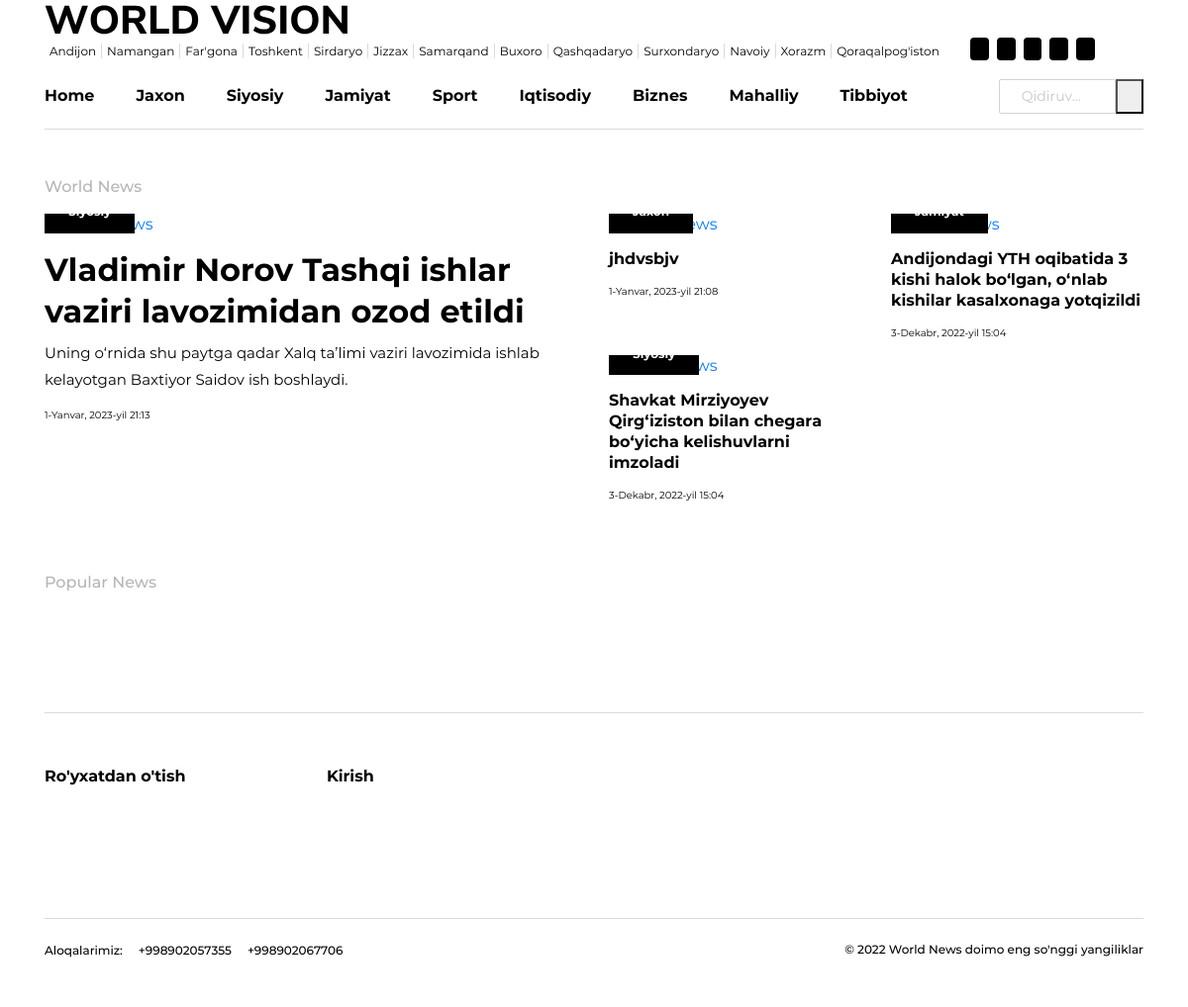
Screenshot of /region/1/ with the database file from the repository.
### dashboard/models.py (models this page shows, shortened)
class Region(models.Model):
    name = models.CharField(max_length=255)

class Category(models.Model):
    name = models.CharField(max_length=255)

class News(models.Model):
    title = models.CharField(max_length=255)
    text = models.TextField()
    mini_text = models.TextField()
    img = models.ManyToManyField(Newsphoto,blank=True)
    region = models.ForeignKey(Region,on_delete=models.CASCADE ,null=True,blank=True)
    category = models.ForeignKey(Category,on_delete=models.CASCADE)
    user = models.ForeignKey(User, on_delete=models.CASCADE)
    created = models.DateTimeField(auto_now_add=True)
    updated = models.DateTimeField(auto_now=True)
    is_active = models.BooleanField(default=True)

### front/views.py (the view)
# urls.py: path('region/<int:pk>/', region_view, name='region_url'),
def region_view(request,pk):
    region = Region.objects.get(pk=pk)
    context = {
        'category': Category.objects.all(),
        'region': Region.objects.all(),
        'news_banner': News.objects.filter(region=region).order_by('-id')[:1],
        'news_four': News.objects.filter(region=region).order_by('-id')[1:4],
        'news': News.objects.filter(region=region).order_by('-id')[4:],
    }
    return render(request, 'front/region.html', context)

### templates/front/region.html (shortened to what this page needs)
{% extends 'front/base.html' %}
  {% block content %}
      <div class="container">
        <div class="row">
          <div class="col-sm-12">
            <h5 class="text-muted font-weight-medium mb-3">World News</h5>
          </div>
        </div>
        <div class="row">
          {% for i in news_banner %}
          <div class="col-lg-6  mb-5 mb-sm-2">
            <div class="position-relative image-hover">
              <a href="{% url 'blog_detail_url' i.pk %}"> <img
              /></a>
              <span class="thumb-title">{{ i.category.name }}</span>
            </div>
            <h1 class="font-weight-600 mt-3">
              {{ i.title }}
            </h1>
            <p class="fs-15 font-weight-normal">
              {{ i.mini_text }}
            </p>
            <p class="text-color m-0 d-flex align-items-center">
                  <span class="fs-10 mr-1">{{ i.updated }}</span><br>
            </p>
          </div>
          {% endfor %}
          <div class="col-lg-6  mb-5 mb-sm-2">
            <div class="row">
              {% for i in news_four %}
              <div class="col-sm-6  mb-5 mb-sm-2">
                <div class="position-relative image-hover">
                  <a href="{% url 'blog_detail_url' i.pk %}"><img
                  /></a>
                  <span class="thumb-title">{{ i.category.name }}</span>
                </div>
                <h5 class="font-weight-600 mt-3">
                  {{ i.title }}
                </h5>
                <p class="text-color m-0 d-flex align-items-center">
                  <span class="fs-10 mr-1">{{ i.updated }}</span><br>
                </p>
              </div>
              {% endfor %}
            </div>
          </div>
        </div>
        <div class="row mt-5">
          <div class="col-sm-12">
            <h5 class="text-muted font-weight-medium mb-3">Popular News</h5>
          </div>
        </div>
      </div>
    </div>
  {% endblock %}

### templates/front/base.html (shortened to what this page needs)
{% load static %}
<!DOCTYPE html>
<html lang="zxx">
  <head>
    <link
      rel="stylesheet"
      href="{% static 'assets/vendors/mdi/css/materialdesignicons.min.css' %}"
    />
    <link rel="stylesheet" href="{% static 'assets/vendors/aos/dist/aos.css/aos.css' %}" />
    <link
      rel="stylesheet"
      href="{% static 'assets/vendors/owl.carousel/dist/assets/owl.carousel.min.css' %}"
    />
    <link
      rel="stylesheet"
      href="{% static 'assets/vendors/owl.carousel/dist/assets/owl.theme.default.min.css' %}"
    />
    <link rel="stylesheet" href="{% static 'assets/css/style.css' %}">
  </head>
  <body>
    <div class="container-scroller">
      <div class="main-panel">
        <header id="header">
          <div class="container">
            <nav class="navbar navbar-expand-lg navbar-light">
                  <a class="navbar-brand" href="#"
                    ><img src="assets/images/logo.svg" alt=""
                  /></a>
              <div>
                <div class="d-flex">
                  <ul class="navbar-right">
                    {% for i in region %}
                    <li>
                      <a href="{% url 'region_url' i.pk  %}">{{ i.name }}</a>
                    </li>
                    {% endfor %}
                  </ul>
                  <ul class="social-media">
                    <li>
                      <a href="https://www.instagram.com">
                        <i class="mdi mdi-instagram"></i>
                      </a>
                    </li>
                    <li>
                      <a href="https://ru-ru.facebook.com">
                        <i class="mdi mdi-facebook"></i>
                      </a>
                    </li>
                    <li>
                      <a href="https://www.youtube.com/">
                        <i class="mdi mdi-youtube"></i>
                      </a>
                    </li>
                    <li>
                      <a href="https://ru.linkedin.com">
                        <i class="mdi mdi-linkedin"></i>
                      </a>
                    </li>
                    <li>
                      <a href="https://twitter.com/">
                        <i class="mdi mdi-twitter"></i>
                      </a>
                    </li>
                  </ul>
                </div>
              </div>
              <div class="navbar-bottom-menu">
                <div
                  class="navbar-collapse justify-content-center collapse"
                  id="navbarSupportedContent"
                >
                  <ul
                    class="navbar-nav d-lg-flex justify-content-between align-items-center"
                  >
                    <li class="nav-item active">
                      <a class="nav-link active" href="{% url 'index_url' %}">Home</a>
                    </li>
                    {% for i in category %}
                    <li class="nav-item">
                      <a class="nav-link" href="{% url 'blog_url' i.pk %}">{{ i.name }}</a>
                    </li>
                    {% endfor %}
                    <li class="nav-item">
                      <form action="{% url 'search_url' %}" method="get" class="d-flex">
                        <input type="text" class="form-control" placeholder="Qidiruv..." name="title" required>
                         <button  type="submit" class="d-flex"><i class="mdi mdi-magnify"></i></button>
                      </form>
                    </li>
                  </ul>
                </div>
              </div>
            </nav>
          </div>
        </header>
           {% block content %}
           {% endblock %}
        <footer>
          <div class="container">
            <div class="row">
              <div class="col-sm-12">
                <div class="border-top"></div>
              </div>
              {% if user.is_authenticated %}
              <div class="col-sm-3 col-lg-3">
                <ul class="footer-vertical-nav">
                  <li class="menu-title"><a href="{% url 'logout_url' %}">Chiqish</a></li>
                </ul>
              </div>
              <div class="col-sm-3 col-lg-3">
                <ul class="footer-vertical-nav">
                  <li class="menu-title"><a href="{% url 'create_blog_url' %}">Xabar Qo'shish</a></li>
                </ul>
              </div>
              <div class="col-sm-3 col-lg-3">
                <ul class="footer-vertical-nav">
                  <li class="menu-title"><a href="{% url 'user_detail_url' user.pk %}">Mening Bloglarim</a></li>
                </ul>
              </div>
              {% if user.is_staff == True %}
              <div class="col-sm-3 col-lg-3">
                <ul class="footer-vertical-nav">
                  <li class="menu-title"><a href="{% url 'users_url' %}">Obunachilar</a></li>
                </ul>
              </div>
              {% endif %}
              {% else %}
              <div class="col-sm-3 col-lg-3">
                <ul class="footer-vertical-nav">
                  <li class="menu-title"><a href="{% url 'register_url' %}">Ro'yxatdan o'tish</a></li>
                </ul>
              </div>
              <div class="col-sm-3 col-lg-3">
                <ul class="footer-vertical-nav">
                  <li class="menu-title"><a href="{% url 'login_url' %}">Kirish</a></li>
                </ul>
              </div>
              {% endif %}
            </div>
            <div class="row">
              <div class="col-sm-12">
                <div
                  class="d-lg-flex justify-content-between align-items-center border-top mt-5 footer-bottom"
                >
                  <ul class="footer-horizontal-menu">
                    <li><a href="#">Aloqalarimiz:</a></li>
                    <li><a href="https://+998902057355">+998902057355</a></li>
                    <li><a href="https://+998902067706">+998902067706</a></li>
                  </ul>
                  <p class="font-weight-medium">
                    © 2022 <a href="{% url 'index_url' %}" target="_blank" class="text-dark">World News doimo eng so'nggi yangiliklar</a>
                  </p>
                </div>
              </div>
            </div>
          </div>
        </footer>
      </div>
  </body>
</html>

### rows the page displays
Region: name "Andijon"
Region: name "Namangan"
Region: name "Far'gona"
Region: name "Toshkent"
Region: name "Sirdaryo"
Region: name "Jizzax"
Region: name "Samarqand"
Region: name "Buxoro"
Region: name "Qashqadaryo"
Region: name "Surxondaryo"
Region: name "Navoiy"
Region: name "Xorazm"
Region: name "Qoraqalpog'iston"
Category: name "Jaxon"
Category: name "Siyosiy"
Category: name "Jamiyat"
Category: name "Sport"
Category: name "Iqtisodiy"
Category: name "Biznes"
Category: name "Mahalliy"
Category: name "Tibbiyot"
News: title "Vladimir Norov Tashqi ishlar vaziri lavozimidan ozod etildi", mini_text "Uning o‘rnida shu paytga qadar Xalq ta’limi vaziri lavozimida ishlab kelayotgan Baxtiyor Saidov ish boshlaydi.", updated "1-Yanvar, 2023-yil 21:13"
News: title "jhdvsbjv", updated "1-Yanvar, 2023-yil 21:08"
News: title "Andijondagi YTH oqibatida 3 kishi halok bo‘lgan, o‘nlab kishilar kasalxonaga yotqizildi", updated "3-Dekabr, 2022-yil 15:04"
News: title "Shavkat Mirziyoyev Qirg‘iziston bilan chegara bo‘yicha kelishuvlarni imzoladi", updated "3-Dekabr, 2022-yil 15:04"
